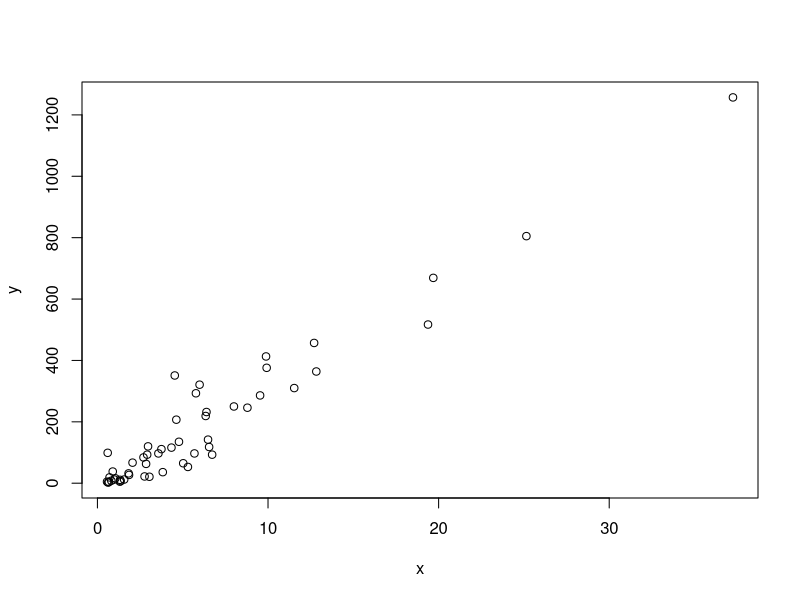
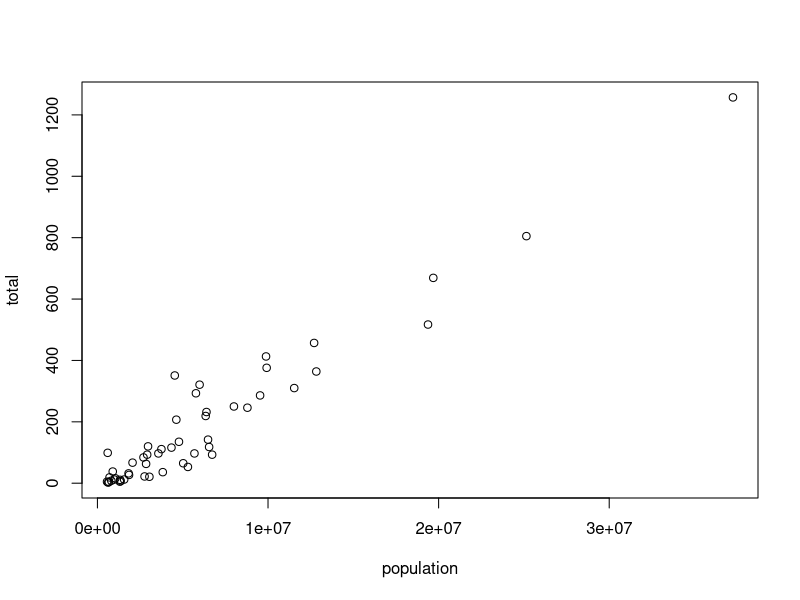
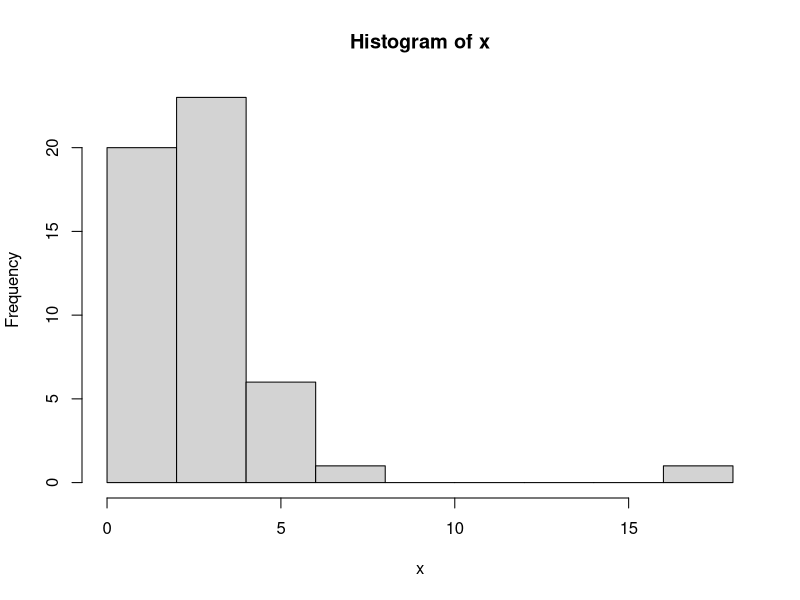
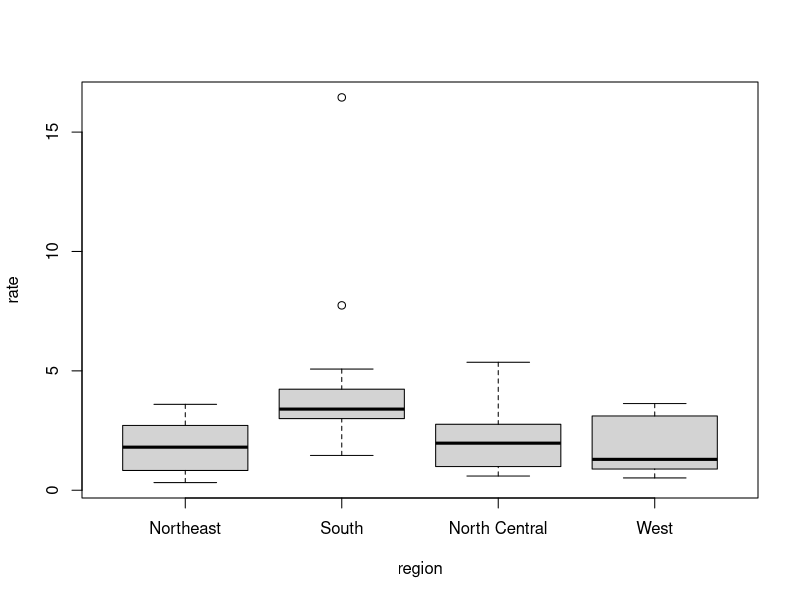
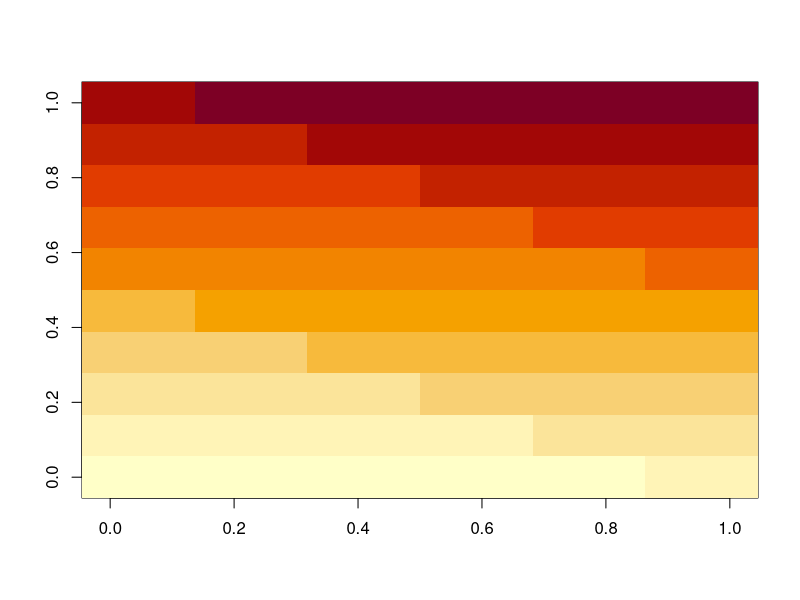
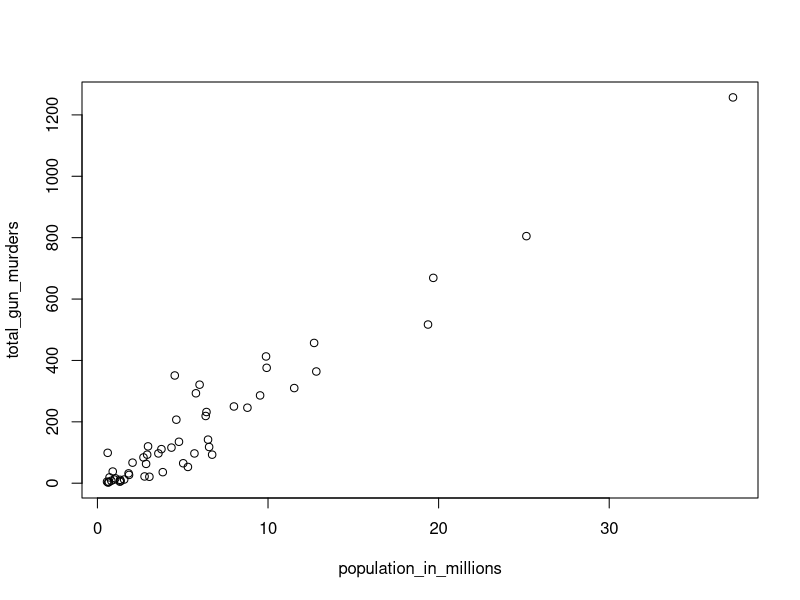
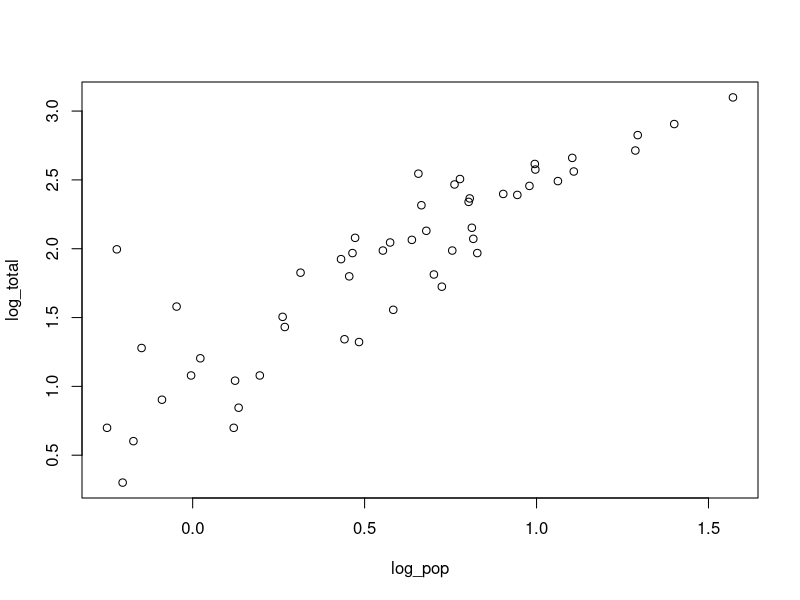
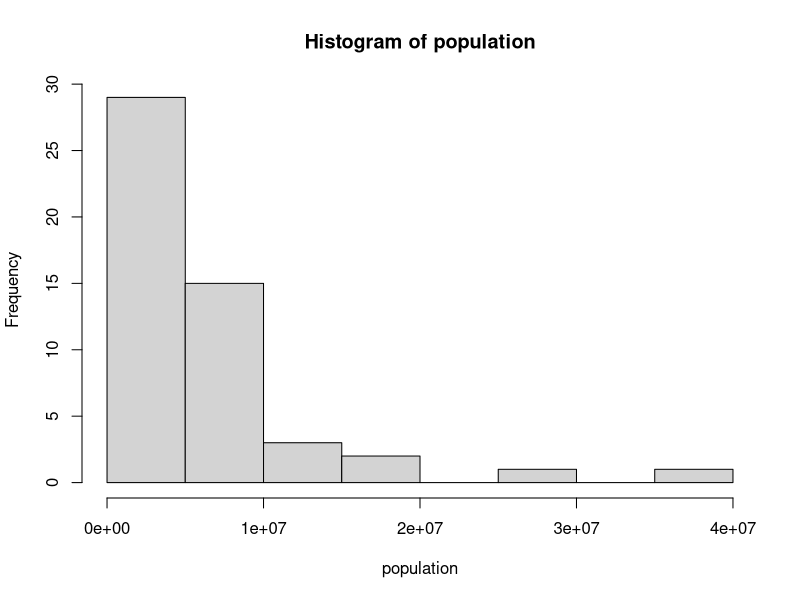

The R script that drew these images, in order:
## ---- chunk 1
codes<-c(380, 124, 818)
codes
country<-c("italy", "canada", "egypt")
#single quote ' is okay, not back quote `
## ---- chunk 2
codes<-c(italy=380, canada=124, egypt=818)
# it's okay to use quotes
codes
## ---- chunk 3
class(codes)
names(codes)
## ---- chunk 4
codes<-c(380, 124, 818)
country<-c("italy", "canada", "egypt")
names(codes)<-country
codes
## ---- chunk 5
seq(1,10)
## ---- chunk 6
seq(1,10,2)
## ---- chunk 7
1:10
## ---- chunk 8
class(1:10)
## ---- chunk 9
class(seq(1, 10, 0.5))
## ---- chunk 10
codes[2]
codes[c(1,3)]
codes[1:2]
## ---- chunk 11
codes["canada"]
codes[c("egypt","italy")]
## ---- chunk 12
x<-c(1,"canada",3)
x
class(x)
## ---- chunk 13
x<-1:5
y<-as.character(x)
y
## ---- chunk 14
as.numeric(y)
## ---- chunk 15
x<-c("1","b","3")
as.numeric(x)
## ---- chunk 16
temp<-c(35,88,42,84,81,30)
## ---- chunk 17
city<-c("Beijing", "Lagos", "Paris","Rio de Janeiro","San Juan","Toronto")
## ---- chunk 18
names(temp)<-city
temp
## ---- chunk 19
temp[1:3]
## ---- chunk 20
temp[c("Paris","San Juan")]
## ---- chunk 21
12:73
## ---- chunk 22
odd<-seq(1,100,2)
odd
## ---- chunk 23
even_odd<-seq(6,55,4/7)
length(even_odd)
## ---- chunk 24
a<-seq(1,10,0.5)
class(a)
## ---- chunk 25
a<-seq(1,10)
class(a)
## ---- chunk 26
class(a<-1L)
## ---- chunk 27
x<-c("1","3","5")
as.integer(x)
## ---- chunk 28
library(dslabs)
data(murders)
sort(murders$total)
## ---- chunk 29
x<-c(31,4,15,92,65)
sort(x)
## ---- chunk 30
index<-order(x)
x[index]
## ---- chunk 31
x
order(x)
## ---- chunk 32
murders$state[1:10]
murders$abb[1:10]
## ---- chunk 33
ind<-order(murders$total)
murders$abb[ind]
## ---- chunk 34
max(murders$total)
## ---- chunk 35
i_max<-which.max(murders$total)
murders$state[i_max]
## ---- chunk 36
x <- c(31, 4, 15, 92, 65)
rank(x)
## ---- chunk 37
x <- c(1,2,3)
y <- c(10, 20, 30, 40, 50, 60, 70)
x+y
## ---- chunk 38
library(dslabs)
data("murders")
## ---- chunk 39
pop<-murders$population
s_pop<-sort(pop)
s_pop[1]
## ---- chunk 40
o_pop<-order(pop)
o_pop[1]
## ---- chunk 41
which.min(murders$population)
## ---- chunk 42
states<-murders$state
states[51]
## ---- chunk 43
ranks<-rank(murders$population)
my_df<-data.frame(name=states, pop_rank=ranks)
## ---- chunk 44
ind<-order(murders$population)
my_df$name[ind]
## ---- chunk 45
data("na_example")
str(na_example)
## ---- chunk 46
mean(na_example)
## ---- chunk 47
ind<-is.na(na_example)
ind
## ---- chunk 48
mean(na_example[!ind])
## ---- chunk 49
library(dslabs)
data("murders")
murders$state[which.max(murders$population)]
## ---- chunk 50
inches<-c(69, 62, 66, 70, 70, 73, 67, 73, 67, 70)
## ---- chunk 51
inches * 2.54
## ---- chunk 52
inches-69
## ---- chunk 53
murder_rate<-murders$total/murders$population*100000
## ---- chunk 54
murders$state[order(murder_rate)]
## ---- chunk 55
temp <- c(35, 88, 42, 84, 81, 30)
city <- c("Beijing", "Lagos", "Paris", "Rio de Janeiro", "San Juan", "Toronto")
city_temps <- data.frame(name = city, temperature = temp)
## ---- chunk 56
temp <- c(35, 88, 42, 84, 81, 30)
temp<-5/9*(temp-32)
city <- c("Beijing", "Lagos", "Paris", "Rio de Janeiro", "San Juan", "Toronto")
city_temps <- data.frame(name = city, temperature = temp)
city_temps$temperature
## ---- chunk 57
n<-1:100
sum(1/n^2)
pi^2/6
## ---- chunk 58
murder_rate<-murders$total/murders$population*100000
mean(murder_rate)
## ---- chunk 59
ind<-murder_rate<0.71
ind
ind<-murder_rate<=0.71
ind
## ---- chunk 60
murders$state[ind]
## ---- chunk 61
sum(ind)
## ---- chunk 62
TRUE & TRUE
TRUE & FALSE
FALSE & FALSE
## ---- chunk 63
west<-murders$region=="West"
safe<-murder_rate<=1
## ---- chunk 64
ind<-safe&west
murders$state[ind]
## ---- chunk 65
ind<-which(murders$state=="California")
murder_rate[ind]
## ---- chunk 66
ind<-match(c("New York","Florida","Texas"),murders$state)
ind
## ---- chunk 67
murder_rate[ind]
## ---- chunk 68
c("Boston", "Dakota", "Washington") %in% murders$state
## ---- chunk 69
match(c("New York", "Florida", "Texas"), murders$state)
which(murders$state%in%c("New York", "Florida", "Texas"))
## ---- chunk 70
murder_rate<-murders$total/murders$population*100000
low<-murder_rate<1
low
## ---- chunk 71
which(low)
## ---- chunk 72
murders$state[which(low)]
## ---- chunk 73
north<-murders$region=="Northeast"
ind<-north&low
murders$state[ind]
## ---- chunk 74
ind<-murder_rate<mean(murder_rate)
sum(ind)
## ---- chunk 75
ind<-match(c("AK","MI","IA"),murders$abb)
murders$state[ind]
## ---- chunk 76
c("MA","ME","MI","MO","MU") %in% murders$abb
## ---- chunk 77
actual<-c("MA","ME","MI","MO","MU") %in% murders$abb
which(!actual)
## ---- chunk 78
x<-murders$population/10^6
y<-murders$total
plot(x,y)
## ---- chunk 79
with(murders, plot(population,total))
## ---- chunk 80
x<-with(murders,total/population*100000)
hist(x)
## ---- chunk 81
murders$state[which.max(x)]
## ---- chunk 82
murders$rate<-with(murders,total/population*100000)
boxplot(rate~region,data=murders)
## ---- chunk 83
x<-matrix(1:120,12,10)
image(x)
## ---- chunk 84
library(dslabs)
data(murders)
population_in_millions <- murders$population/10^6
total_gun_murders <- murders$total
plot(population_in_millions, total_gun_murders)
## ---- chunk 85
log_pop<-log(population_in_millions,10)
log_total<-log(total_gun_murders,10)
plot(log_pop, log_total)
## ---- chunk 86
population<-with(murders,population)
hist(population)
## ---- chunk 87
boxplot(population~region, data=murders)
